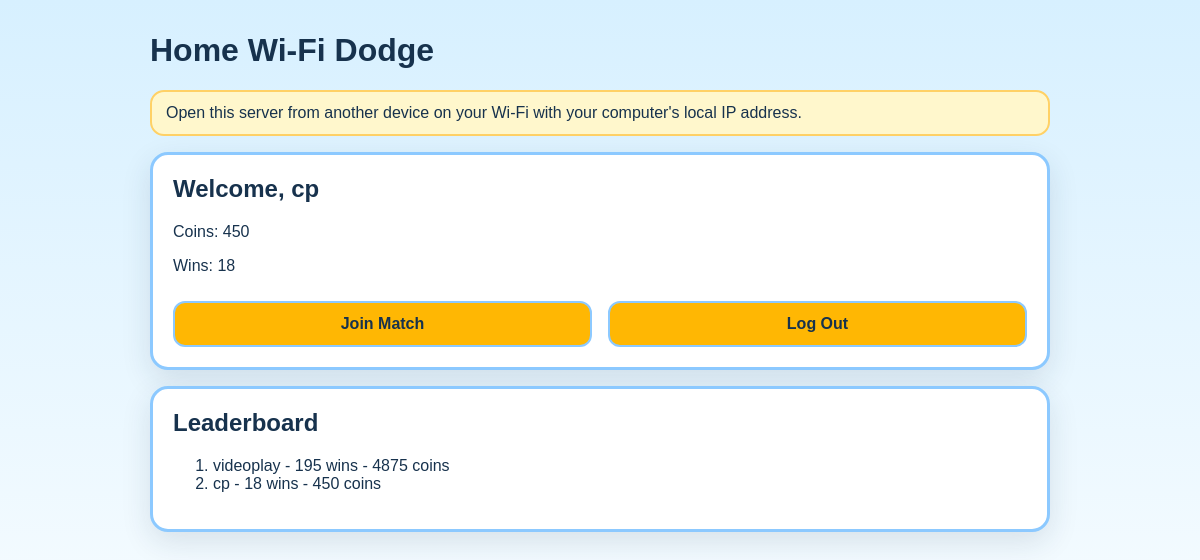
The page / (signed in) on the database its author committed.
### tables this page shows
CREATE TABLE users (
                    id INTEGER PRIMARY KEY AUTOINCREMENT,
                    username TEXT UNIQUE NOT NULL,
                    password_hash TEXT NOT NULL,
                    coins INTEGER NOT NULL DEFAULT 0,
                    wins INTEGER NOT NULL DEFAULT 0
                );

### appminecraftserver.py (the view)
@app.route("/")
def home():
    username = session.get("username")
    profile = store.get_user(username) if username else None
    leaderboard = store.get_leaderboard()
    return render_template("home.html", profile=profile, leaderboard=leaderboard, error=None)

### storage.py (called while the page is built)
    def connect(self):
        connection = sqlite3.connect(self.db_path)
        connection.row_factory = sqlite3.Row
        return connection

    def get_user(self, username):
        connection = self.connect()
        try:
            row = connection.execute(
                "SELECT username, coins, wins FROM users WHERE username = ?",
                (username,),
            ).fetchone()
            return dict(row) if row else None
        finally:
            connection.close()

    def get_leaderboard(self):
        connection = self.connect()
        try:
            rows = connection.execute(
                "SELECT username, coins, wins FROM users ORDER BY wins DESC, coins DESC, username ASC LIMIT 10"
            ).fetchall()
            return [dict(row) for row in rows]
        finally:
            connection.close()

### templates/home.html (shortened to what this page needs)
<!doctype html>
<html lang="en">
<head>
  <link rel="stylesheet" href="{{ url_for('static', filename='style.css') }}">
</head>
<body>
  <main class="page">
    <h1>Home Wi-Fi Dodge</h1>
    <p class="tip">Open this server from another device on your Wi-Fi with your computer's local IP address.</p>
    {% if profile %}
      <section class="card">
        <h2>Welcome, {{ profile.username }}</h2>
        <p>Coins: {{ profile.coins }}</p>
        <p>Wins: {{ profile.wins }}</p>
        <div style="display:flex; gap:1rem; margin-top:1rem;">
          <a class="button" href="/lobby">Join Match</a>
          <a class="button danger" href="/logout">Log Out</a>
        </div>
      </section>
    {% endif %}
    <section class="card">
      <h2>Leaderboard</h2>
      <ol>
        {%- if leaderboard %}
          {%- for player in leaderboard %}
            <li>{{ player.username }} - {{ player.wins }} wins - {{ player.coins }} coins</li>
          {%- endfor %}
        {%- else %}
          <li>No players yet.</li>
        {%- endif %}
      </ol>
    </section>
  </main>
</body>
</html>

### static/style.css (style rules this page uses)
body { margin: 0; font-family: Verdana, sans-serif; background: linear-gradient(180deg, #d7f0ff 0%, #f4fbff 100%); color: #17324d; }
.page { max-width: 900px; margin: 0 auto; padding: 32px 16px 48px; }
h1, h2 { margin-top: 0; }
.card { background: #ffffff; border: 3px solid #8cc9ff; border-radius: 18px; padding: 20px; margin-bottom: 16px; box-shadow: 0 10px 30px rgba(23, 50, 77, 0.12); }
input, button, .button { display: block; width: 100%; box-sizing: border-box; margin-top: 10px; padding: 12px; border-radius: 12px; border: 2px solid #8cc9ff; font-size: 16px; }
button, .button { background: #ffb703; color: #17324d; font-weight: bold; text-align: center; text-decoration: none; }
.tip { background: #fff7cc; border: 2px solid #ffd166; border-radius: 14px; padding: 12px 14px; margin-bottom: 16px; }

### rows shown on the page
users: username "cp", coins "450", wins "18"
users: username "videoplay", wins "195", coins "4875"
